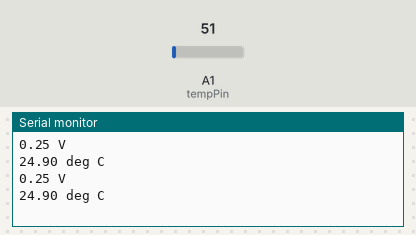
The sketch below on a simulated Arduino Uno, built with avr-gcc and run on an emulated ATmega328P. Parts: the last lines printed to the serial monitor. Inputs (shaded band) come from the test bench; at power-on: A1 (tempPin) = 51.

Above: at 1.8 s.
1.9 s: A1 (tempPin) set to 61
At 2.8 s:
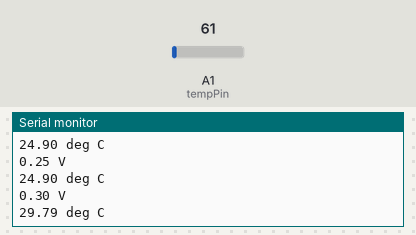
3.4 s: A1 (tempPin) set to 71
At 4.7 s:
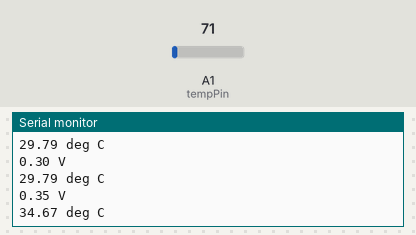
Timing chart, 0 to 6.4 s (numbered marks = the images above; inputs shaded):
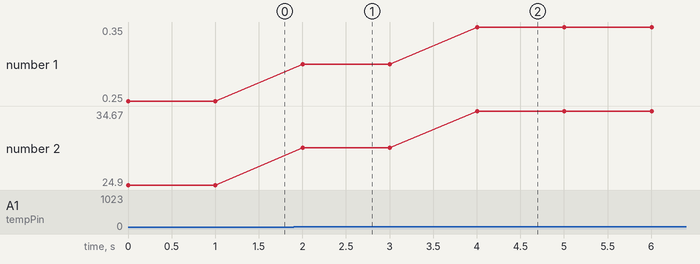

The sketch:

tempsensor.ino
```cpp
/* LM35DZ temperature sensor test
*/

//LM35DZ pin var
int tempPin = 1;

void setup(){
  Serial.begin(115200);
}

void loop(){
  // get voltage reading from the temperature sensor
  int tempVal = analogRead(tempPin);
  float voltage = tempVal* 5.0;
  voltage /= 1024.0;
  Serial.print(voltage); Serial.println(" V");

  // Convert voltage to celsius
  // ??? V - 0.5V * 100 C = tempC
  float tempC = (voltage) * 100;
  Serial.print(tempC); Serial.println(" deg C");

  delay(1000);
}
```

Measured:
- after the input at 1.9 s, the serial monitor: prints a new line after 0.10 s (image 1)
- after the input at 3.4 s, the serial monitor: prints a new line after 0.60 s (image 2)
- plotted number 1: 0.25 → 0.3 after the input at 1.9 s, 0.3 → 0.35 after the input at 3.4 s
- plotted number 2: 24.9 → 29.79 after the input at 1.9 s, 29.79 → 34.67 after the input at 3.4 s
